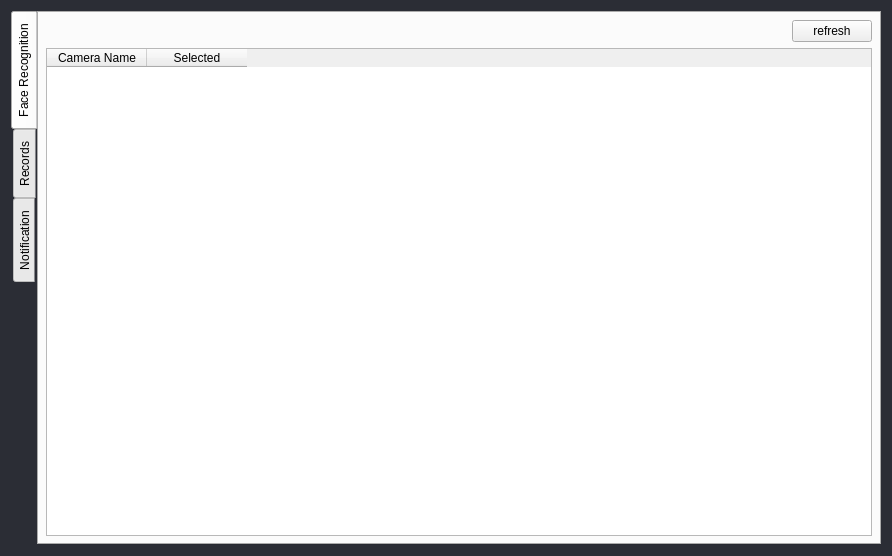
<?xml version="1.0" encoding="UTF-8"?>
<ui version="4.0">
 <class>Setting</class>
 <widget class="QWidget" name="Setting">
  <property name="geometry">
   <rect>
    <x>0</x>
    <y>0</y>
    <width>892</width>
    <height>556</height>
   </rect>
  </property>
  <property name="windowTitle">
   <string>Form</string>
  </property>
  <property name="styleSheet">
   <string notr="true">#Setting{
	background-color: rgb(43, 45, 53);
	
}
#Setting #frame{
	background-color: rgb(53, 53, 53);
}

#Setting QLabel {
	color:rgb(189, 189, 189);

}
QTabWidget{

border-radius: 10px 0px 0px 40px; /* bottom-left, bottom-right, top-right, top-left */
}</string>
  </property>
  <layout class="QVBoxLayout" name="verticalLayout_2">
   <item>
    <widget class="QTabWidget" name="tabWidget">
     <property name="tabPosition">
      <enum>QTabWidget::West</enum>
     </property>
     <property name="tabShape">
      <enum>QTabWidget::Rounded</enum>
     </property>
     <property name="currentIndex">
      <number>0</number>
     </property>
     <property name="elideMode">
      <enum>Qt::ElideMiddle</enum>
     </property>
     <widget class="QWidget" name="faceRecognitionTab">
      <attribute name="title">
       <string>Face Recognition</string>
      </attribute>
      <layout class="QVBoxLayout" name="verticalLayout">
       <item>
        <layout class="QHBoxLayout" name="horizontalLayout">
         <item>
          <spacer name="horizontalSpacer">
           <property name="orientation">
            <enum>Qt::Horizontal</enum>
           </property>
           <property name="sizeHint" stdset="0">
            <size>
             <width>40</width>
             <height>20</height>
            </size>
           </property>
          </spacer>
         </item>
         <item>
          <widget class="QPushButton" name="refreshButton">
           <property name="text">
            <string>refresh</string>
           </property>
          </widget>
         </item>
        </layout>
       </item>
       <item>
        <widget class="QTableWidget" name="cameraTableWidget">
         <attribute name="horizontalHeaderCascadingSectionResizes">
          <bool>false</bool>
         </attribute>
         <attribute name="horizontalHeaderHighlightSections">
          <bool>true</bool>
         </attribute>
         <attribute name="horizontalHeaderShowSortIndicator" stdset="0">
          <bool>false</bool>
         </attribute>
         <attribute name="horizontalHeaderStretchLastSection">
          <bool>false</bool>
         </attribute>
         <attribute name="verticalHeaderVisible">
          <bool>true</bool>
         </attribute>
         <attribute name="verticalHeaderCascadingSectionResizes">
          <bool>false</bool>
         </attribute>
         <attribute name="verticalHeaderStretchLastSection">
          <bool>false</bool>
         </attribute>
         <column>
          <property name="text">
           <string>Camera Name</string>
          </property>
         </column>
         <column>
          <property name="text">
           <string>Selected</string>
          </property>
         </column>
        </widget>
       </item>
      </layout>
     </widget>
     <widget class="QWidget" name="recordsTab">
      <attribute name="title">
       <string>Records</string>
      </attribute>
      <layout class="QVBoxLayout" name="verticalLayout_3">
       <item>
        <layout class="QHBoxLayout" name="horizontalLayout_2" stretch="0,1,1">
         <item>
          <widget class="QLabel" name="label">
           <property name="text">
            <string>Default Folder :</string>
           </property>
          </widget>
         </item>
         <item>
          <widget class="QLabel" name="path">
           <property name="font">
            <font>
             <weight>75</weight>
             <bold>true</bold>
            </font>
           </property>
           <property name="text">
            <string>Path</string>
           </property>
           <property name="alignment">
            <set>Qt::AlignCenter</set>
           </property>
          </widget>
         </item>
         <item>
          <widget class="QPushButton" name="selectPathButton">
           <property name="text">
            <string>select folder</string>
           </property>
          </widget>
         </item>
        </layout>
       </item>
       <item>
        <spacer name="verticalSpacer">
         <property name="orientation">
          <enum>Qt::Vertical</enum>
         </property>
         <property name="sizeHint" stdset="0">
          <size>
           <width>20</width>
           <height>40</height>
          </size>
         </property>
        </spacer>
       </item>
      </layout>
     </widget>
     <widget class="QWidget" name="notificationTab">
      <attribute name="title">
       <string>Notification</string>
      </attribute>
      <layout class="QVBoxLayout" name="verticalLayout_4">
       <item>
        <layout class="QHBoxLayout" name="horizontalLayout_3" stretch="0,1,1">
         <item>
          <widget class="QLabel" name="label_2">
           <property name="text">
            <string>Email</string>
           </property>
          </widget>
         </item>
         <item>
          <widget class="QLineEdit" name="lineEdit">
           <property name="placeholderText">
            <string>example@mail.com</string>
           </property>
          </widget>
         </item>
         <item>
          <widget class="QPushButton" name="pushButton">
           <property name="text">
            <string>Save</string>
           </property>
          </widget>
         </item>
        </layout>
       </item>
       <item>
        <widget class="QCheckBox" name="checkBox">
         <property name="text">
          <string>Daily Email</string>
         </property>
        </widget>
       </item>
       <item>
        <widget class="QCheckBox" name="checkBox_2">
         <property name="text">
          <string>Live Email</string>
         </property>
        </widget>
       </item>
       <item>
        <spacer name="verticalSpacer_2">
         <property name="orientation">
          <enum>Qt::Vertical</enum>
         </property>
         <property name="sizeHint" stdset="0">
          <size>
           <width>20</width>
           <height>40</height>
          </size>
         </property>
        </spacer>
       </item>
      </layout>
     </widget>
    </widget>
   </item>
  </layout>
 </widget>
 <resources/>
 <connections/>
</ui>
